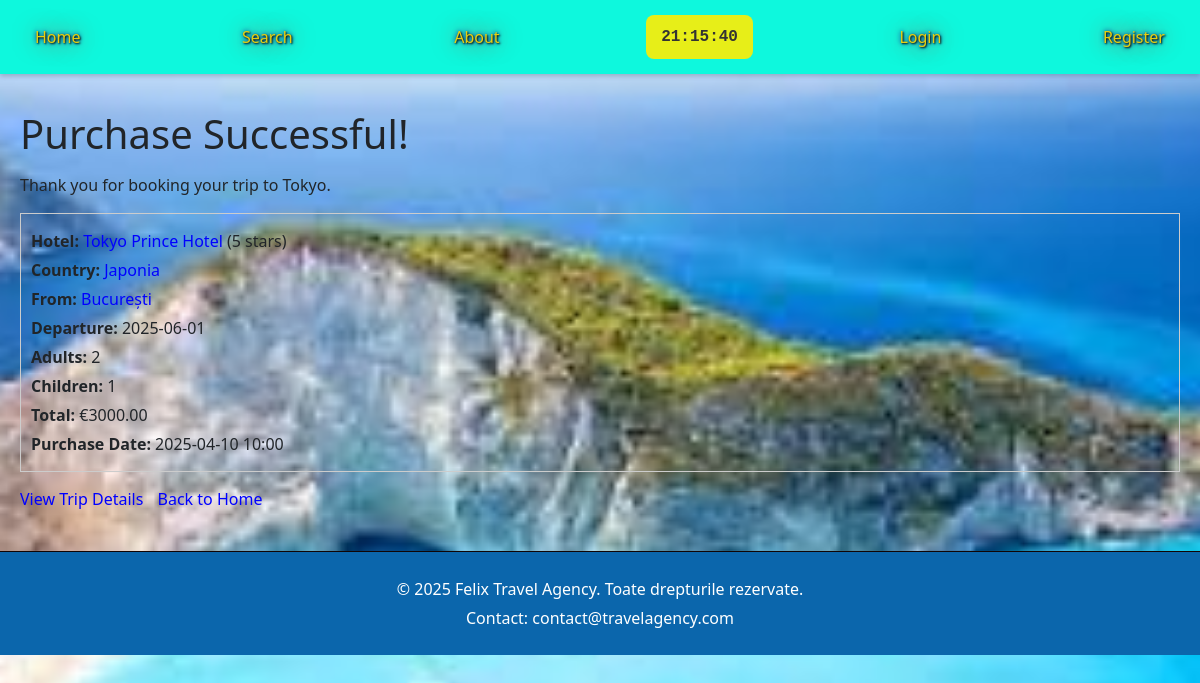
Page /purchase/1/success/ on the committed database.
### trips/models.py (models this page shows, shortened)
class Purchase(models.Model):
    trip = models.ForeignKey(Trip, on_delete=models.CASCADE)
    user = models.ForeignKey(User, on_delete=models.CASCADE, null=True)
    adults = models.PositiveIntegerField()
    children = models.PositiveIntegerField()
    purchase_date = models.DateTimeField(auto_now_add=True)
    @property
    def total_amount(self):
        return self.adults * self.trip.price_adult + self.children * self.trip.price_child

class Trip(models.Model):
    TRIP_TYPES = (
        ('BB', 'Bed & Breakfast'),
        ('HB', 'Half Board'),
        ('FB', 'Full Board'),
        ('AI', 'All Inclusive'),
    )
    departure_city = models.ForeignKey(City, related_name='departure_trips', on_delete=models.CASCADE)
    departure_airport = models.ForeignKey(Airport, related_name='departure_trips', on_delete=models.CASCADE)
    destination_city = models.ForeignKey(City, related_name='destination_trips', on_delete=models.CASCADE)
    destination_hotel = models.ForeignKey(Hotel, on_delete=models.CASCADE)
    destination_airport = models.ForeignKey(Airport, related_name='destination_trips', on_delete=models.CASCADE)
    departure_date = models.DateField()
    return_date = models.DateField()
    length_of_stay = models.IntegerField()  # in days
    trip_type = models.CharField(max_length=2, choices=TRIP_TYPES)
    price_adult = models.DecimalField(max_digits=10, decimal_places=2)
    price_child = models.DecimalField(max_digits=10, decimal_places=2)
    promoted = models.BooleanField(default=False)
    places_adults = models.IntegerField()
    places_children = models.IntegerField()

class City(models.Model):
    name = models.CharField(max_length=100)
    country = models.ForeignKey(Country, on_delete=models.CASCADE)
    class Meta:
        unique_together = ['name', 'country']

class Hotel(models.Model):
    name = models.CharField(max_length=100)
    standard = models.IntegerField(choices=[(i, f"{i} stars") for i in range(1, 6)])  # 1-5 stars
    description = models.TextField()
    city = models.ForeignKey(City, on_delete=models.CASCADE)

class Country(models.Model):
    name = models.CharField(max_length=100, unique=True)
    continent = models.ForeignKey(Continent, on_delete=models.CASCADE)

### trips/views.py (the view)
# urls.py: path('purchase/<int:purchase_id>/success/', views.purchase_success, name='purchase_success'),
def purchase_success(request, purchase_id):
    purchase = get_object_or_404(Purchase, id=purchase_id)
    return render(request, 'trips/purchase_success.html', {'purchase': purchase})

### trips/templates/trips/purchase_success.html (shortened to what this page needs)
{% extends 'trips/master.html' %}
{% load static %}
{% block extra_css %}
    <link rel="stylesheet" href="{% static 'css/purchase_success.css' %}">
{% endblock %}
{% block content %}
    <div class="success-section">
        <h1>Purchase Successful!</h1>
        <p>Thank you for booking your trip to {{ purchase.trip.destination_city.name }}.</p>
        <div class="details">
            <p><strong>Hotel:</strong> <a href="{% url 'search_trips' %}?hotel={{ purchase.trip.destination_hotel.id }}">{{ purchase.trip.destination_hotel.name }}</a> ({{ purchase.trip.destination_hotel.standard }} stars)</p>
            <p><strong>Country:</strong> <a href="{% url 'search_trips' %}?country={{ purchase.trip.destination_hotel.city.country.id }}">{{ purchase.trip.destination_hotel.city.country.name }}</a></p>
            <p><strong>From:</strong> <a href="{% url 'search_trips' %}?departure_city={{ purchase.trip.departure_city.id }}">{{ purchase.trip.departure_city.name }}</a></p>
            <p><strong>Departure:</strong> {{ purchase.trip.departure_date|date:"Y-m-d" }}</p>
            <p><strong>Adults:</strong> {{ purchase.adults }}</p>
            <p><strong>Children:</strong> {{ purchase.children }}</p>
            <p><strong>Total:</strong> €{{ purchase.total_amount }}</p>
            <p><strong>Purchase Date:</strong> {{ purchase.purchase_date|date:"Y-m-d H:i" }}</p>
        </div>
        <div class="links">
            <a href="{% url 'trip_detail' purchase.trip.id %}">View Trip Details</a>
            <a href="{% url 'home' %}">Back to Home</a>
        </div>
    </div>
{% endblock %}

### trips/static/css/base.css (style rules this page uses)
body { background-image: url('static /css/images/plaja1.jpg'); background-size: cover; background-position: center; background-repeat: no-repeat; background-attachment: fixed; min-height: 100vh; margin: 0; }

### trips/static/css/purchase_success.css (style rules this page uses)
.success-section { margin-top: 20px; }
.success-section h1 { margin-bottom: 15px; }
.details { margin-bottom: 15px; padding: 10px; border: 1px solid #ccc; }
.details p { margin: 5px 0; }
.details a { color: blue; text-decoration: none; }
.links a { margin-right: 10px; color: blue; text-decoration: none; }

### rows in the picture
Purchase: trip.destination_city.name "Tokyo", trip.destination_hotel.name "Tokyo Prince Hotel", trip.destination_hotel.standard "5", trip.destination_hotel.city.country.name "Japonia", trip.departure_city.name "București", trip.departure_date "2025-06-01", adults "2", children "1", total_amount "3000.00", purchase_date "2025-04-10 10:00"
